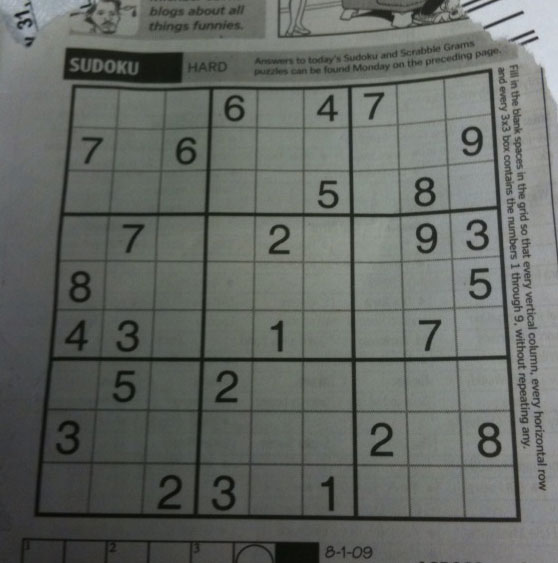
#> input picture ML/Day13/sudoku.png, 558 x 563 px
$ python sobel1.py
#> lines starting #> are read from the running program, lines starting #| are printed output that depends on the picture; after the words box and inside, x2 and y2 are one past the last pixel; in counts of white or black regions, pixels touching at a corner belong together
import cv2 as cv
import numpy as np
img=cv.imread('sudoku.png',0)
#> img: shape (563, 558); min 7, max 218, mean 101.8
sobelx=cv.Sobel(img,cv.CV_64F,1,0,ksize=1)
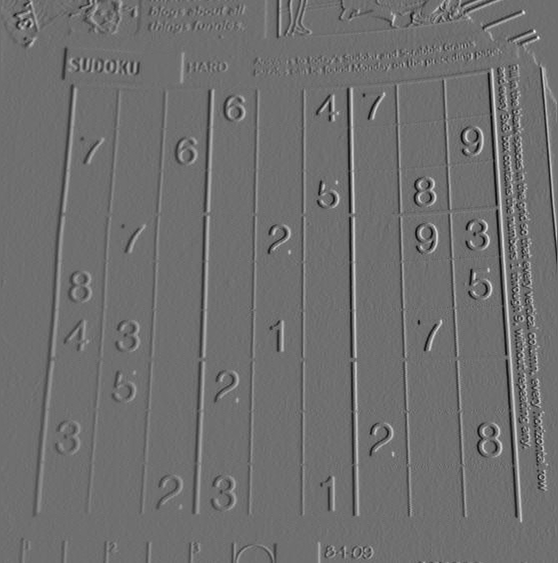
#> sobelx: shape (563, 558) float64; min -107, max 138, mean 0.3; drawn with min black and max white
sobely=cv.Sobel(img,cv.CV_64F,0,1,ksize=1)
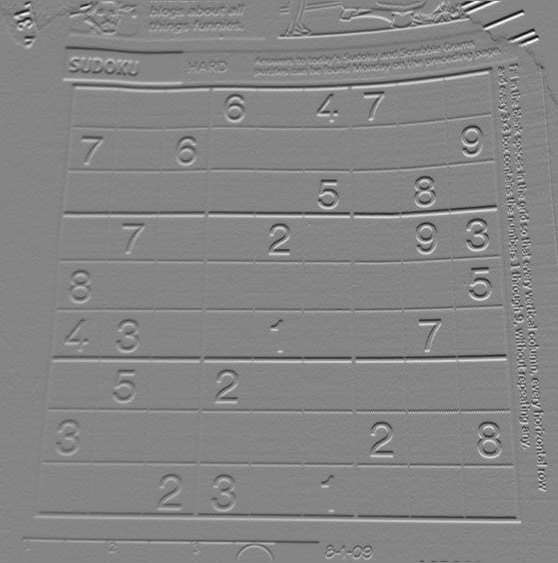
#> sobely: shape (563, 558) float64; min -136, max 123, mean -0.2; drawn with min black and max white
cv.imshow('dst',sobely)
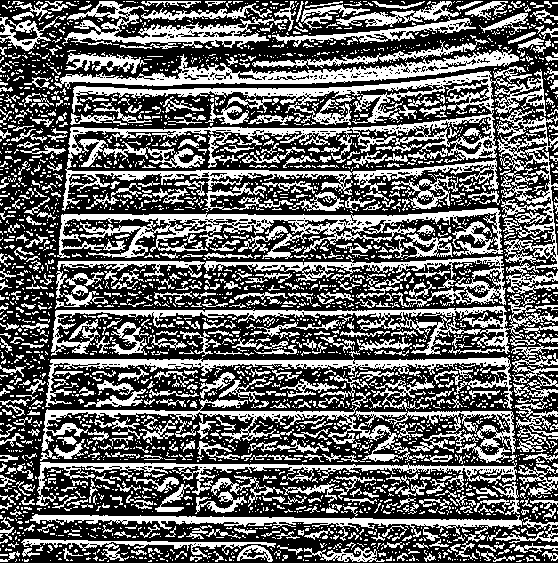
#> window 'dst': shape (563, 558); 39.8% white; 3182 white regions (2577 under 20 px), largest, box (x1, y1, x2, y2) and area: (62, 69, 546, 211) 14985, (57, 208, 503, 259) 7330, (51, 294, 558, 356) 5245
cv.waitKey(0)
